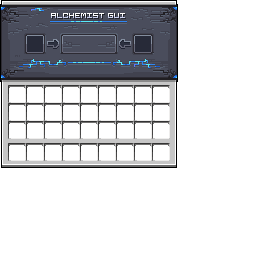
#> input picture PROJECT/CropPixel/input/gui_alchemist.png, 256 x 256 px; its folder holds 4 pictures in this run
$ python crop.py
#> lines starting #> are read from the running program, lines starting #| are printed output that depends on the picture
from PIL import Image
import os, shutil

shutil.rmtree('output', True)
os.makedirs('output', exist_ok=True)

def pixelcrop(image):
    bbox = image.getbbox()
    if bbox:
        return image.crop(bbox)
    return image


for filename in os.listdir('input'):
    if filename.endswith((".png", ".jpg", ".jpeg")):
        with Image.open(f"input/{filename}") as img:
#> img is the input picture: PIL image 256x256 RGBA; mean R, G, B, A 32.5, 33.5, 36.5, 82.3
            if img.mode == 'RGBA':
                trimmed_image = pixelcrop(img)
#> in pixelcrop, `bbox = image.getbbox()`: bbox = (0, 0, 178, 168)
#> in pixelcrop, `return image.crop(bbox)`:
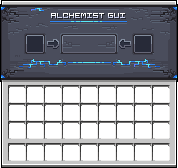
#> returned value: PIL image 178x168 RGBA; mean R, G, B, A 71.3, 73.5, 80, 180.4; transparent parts drawn white
                trimmed_image.save(f"output/{filename}")
                print(f"Done: {filename} -> [{trimmed_image.size[0]}, {trimmed_image.size[1]}]")
#| Done: gui_alchemist.png -> [178, 168]
            else:
                print(f"Skipping: {filename} (No alpha channel)")
#> pass 2 of the loop `for filename in os.listdir('input'):`:
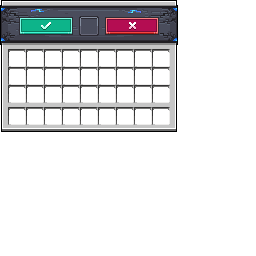
#> input picture PROJECT/CropPixel/input/gui_confirm.png, 256 x 256 px
#> img is the input picture: PIL image 256x256 RGBA; mean R, G, B, A 26.9, 27.1, 28.2, 57.4
#> bbox = (0, 0, 178, 132)
#> in pixelcrop (call 2), `return image.crop(bbox)`:
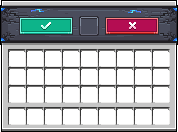
#> returned value: PIL image 178x132 RGBA; mean R, G, B, A 75.1, 75.6, 78.6, 160; transparent parts drawn white
#| Done: gui_confirm.png -> [178, 132]
#> pass 3 of the loop `for filename in os.listdir('input'):`:
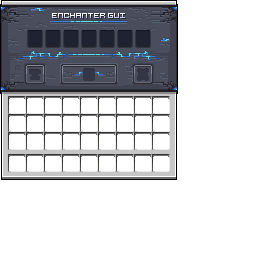
#> input picture PROJECT/CropPixel/input/gui_enchanter.png, 256 x 256 px
#> img is the input picture: PIL image 256x256 RGBA; mean R, G, B, A 33.8, 34.9, 38.3, 90.6
#> bbox = (0, 0, 178, 180)
#> in pixelcrop (call 3), `return image.crop(bbox)`:
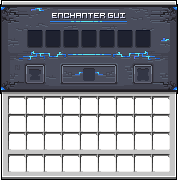
#> returned value: PIL image 178x180 RGBA; mean R, G, B, A 69.1, 71.4, 78.4, 185.4; transparent parts drawn white
#| Done: gui_enchanter.png -> [178, 180]
#> the loop made 4 passes; the first 3 are shown

print("Processing completed.")
